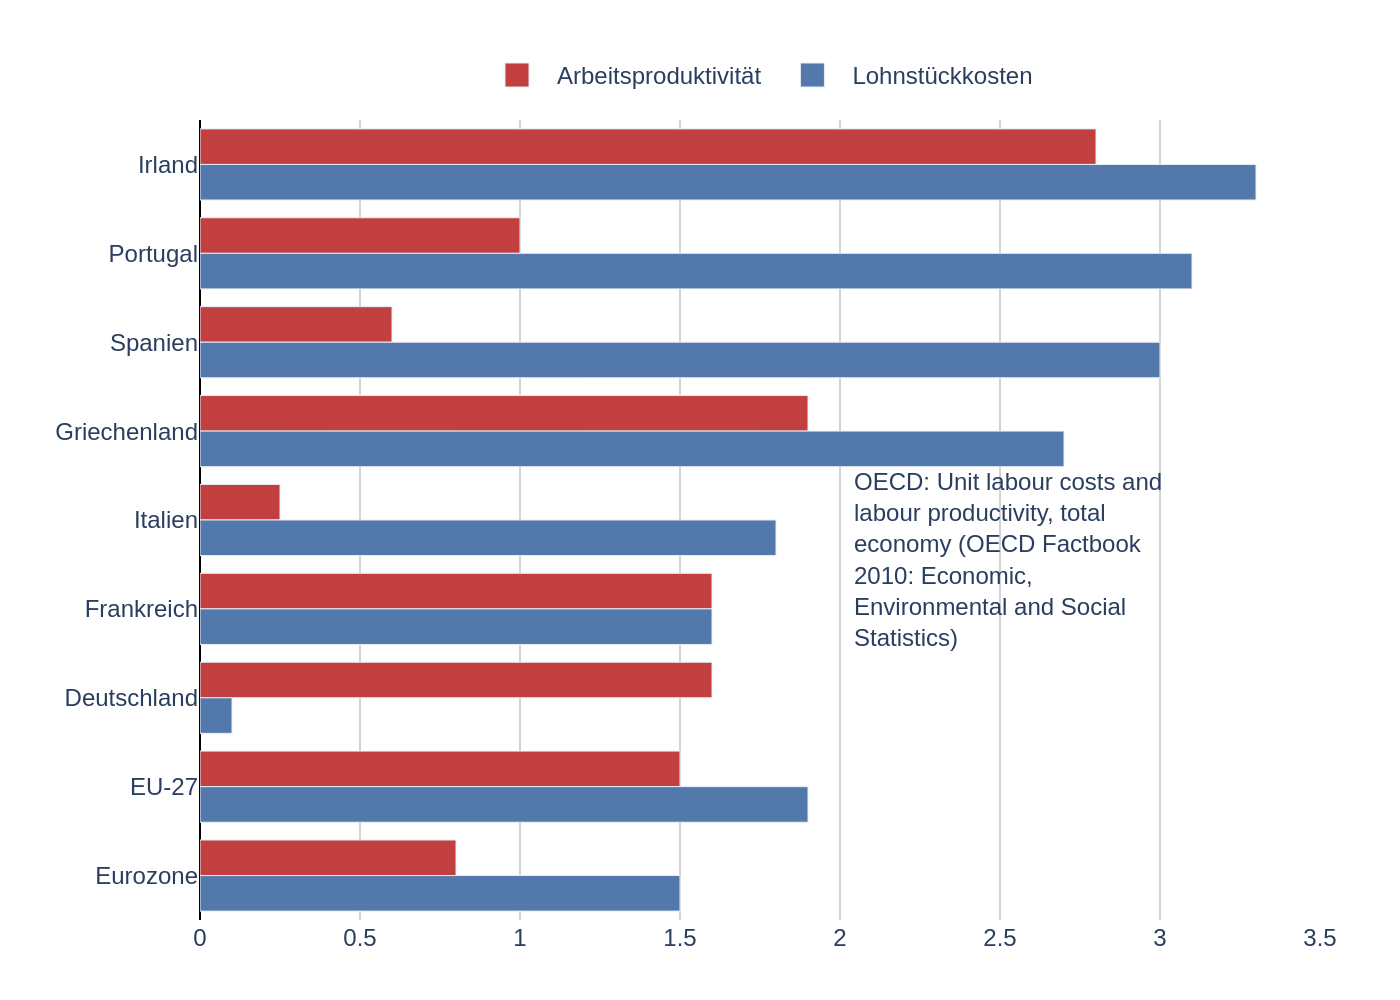

Source code (Python):
import sys
import json
import os
import plotly.graph_objects as go

# Check for command-line argument
if len(sys.argv) != 2:
    print("Usage: python create_chart.py <path_to_json_file>")
    sys.exit(1)

json_path = sys.argv[1]

# Read data from the specified JSON file
try:
    with open(json_path, 'r', encoding='utf-8') as f:
        chart_info = json.load(f)
except FileNotFoundError:
    print(f"Error: JSON file not found at {json_path}")
    sys.exit(1)
except json.JSONDecodeError:
    print(f"Error: Could not decode JSON from {json_path}")
    sys.exit(1)

# Extract data for plotting
chart_data = chart_info['chart_data']
texts = chart_info['texts']
colors = chart_info['colors']
series_names = texts['legend_series_names']

# Prepare data for Plotly
categories = [item['category'] for item in chart_data]
values_by_series = []
if chart_data:
    num_series = len(chart_data[0]['values'])
    for i in range(num_series):
        series_values = [item['values'][i] for item in chart_data]
        values_by_series.append(series_values)

# Create the figure
fig = go.Figure()

# Add a bar trace for each data series
for i, series_name in enumerate(series_names):
    fig.add_trace(go.Bar(
        name=series_name,
        x=values_by_series[i],
        y=categories,
        orientation='h',
        marker_color=colors[i]
    ))

# Update layout to match the original chart
fig.update_layout(
    barmode='group',
    font=dict(family="Arial", size=12),
    plot_bgcolor='white',
    legend=dict(
        orientation="h",
        yanchor="bottom",
        y=1.02,
        xanchor="center",
        x=0.5
    ),
    xaxis=dict(
        showgrid=True,
        gridcolor='lightgrey',
        zeroline=True,
        zerolinecolor='black',
        zerolinewidth=1,
        range=[0, 3.5],
        tickmode='linear',
        tick0=0,
        dtick=0.5
    ),
    yaxis=dict(
        showgrid=False,
        autorange='reversed'  # To display categories from top to bottom
    ),
    margin=dict(l=100, r=40, t=60, b=40),
    annotations=[
        dict(
            text=texts['source'],
            align='left',
            showarrow=False,
            xref='paper',
            yref='paper',
            x=0.58,  # Positioned based on original chart's layout
            y=0.45,
            xanchor='left',
            yanchor='middle'
        )
    ]
)

# Determine output filename and save the image
base_filename = os.path.splitext(os.path.basename(json_path))[0]
output_filename = f"{base_filename}.png"

fig.write_image(output_filename, scale=2)

print(f"Chart saved as {output_filename}")
